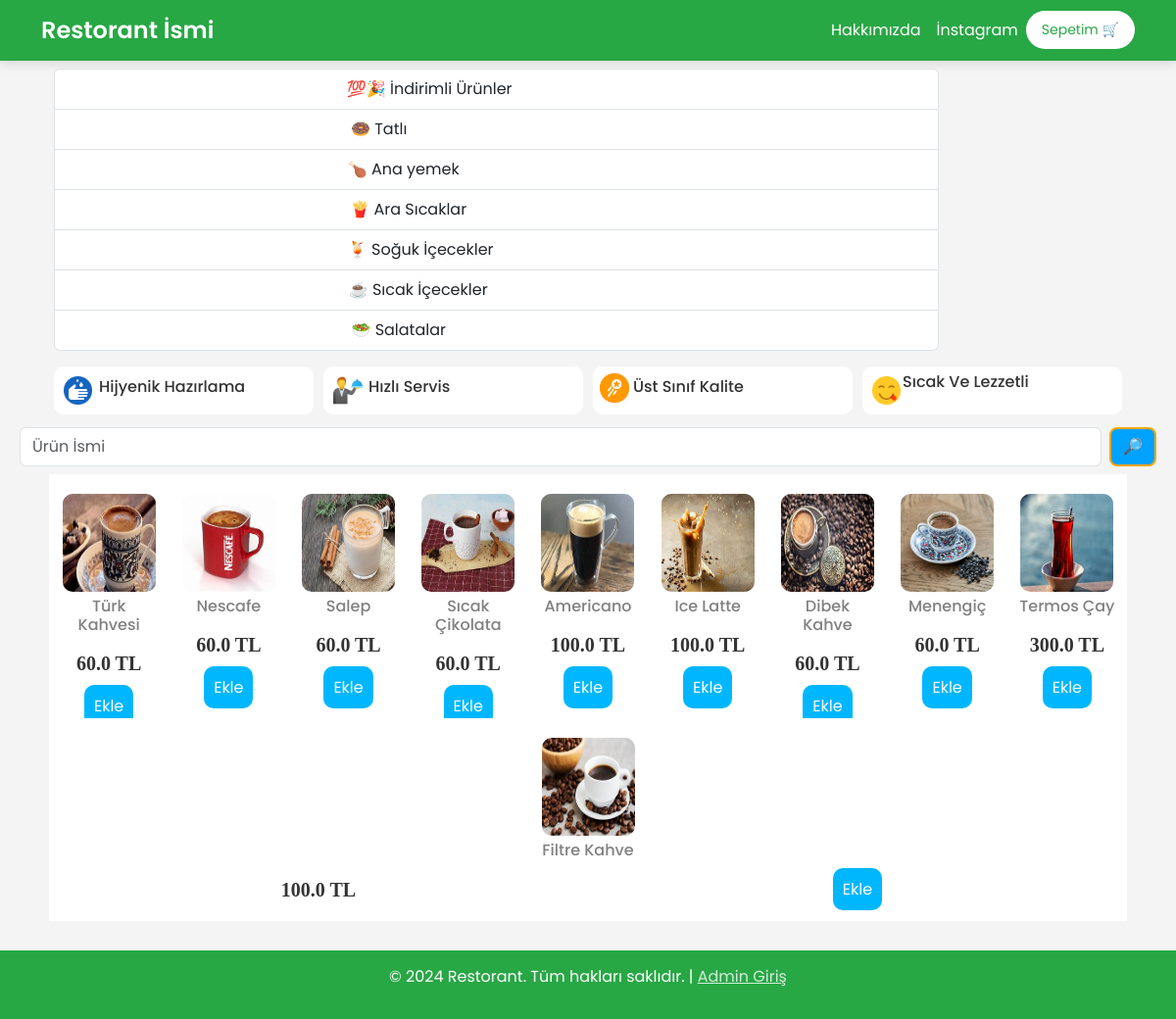
The app's page /hotdrinks, older data.
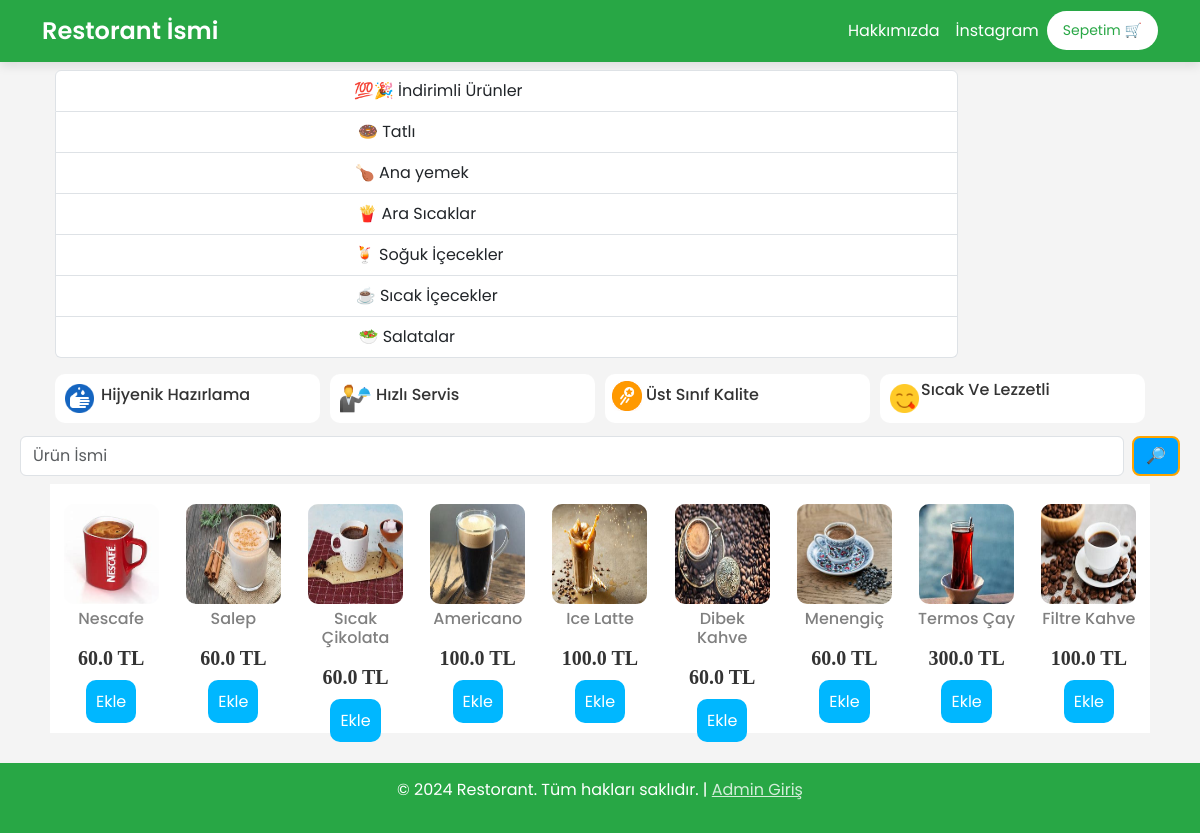
The same page, newer data.
### website/models.py (models this page shows, shortened)
class Product(db.Model):
    id = db.Column(db.Integer, primary_key=True)
    product_name = db.Column(db.String(100), nullable=False)
    current_price = db.Column(db.Float, nullable=False)
    previous_price = db.Column(db.Float, nullable=False)
    in_stock = db.Column(db.Integer, nullable=False)
    product_picture = db.Column(db.String(1000), nullable=False)
    flash_sale = db.Column(db.Boolean, default=False)
    date_added = db.Column(db.DateTime, default=datetime.utcnow)
    salad = db.Column(db.Boolean, default=False)
    main = db.Column(db.Boolean, default=False)
    colddrink = db.Column(db.Boolean, default=False)
    hotdrink = db.Column(db.Boolean, default=False)
    desert = db.Column(db.Boolean, default=False)
    sneak = db.Column(db.Boolean, default=False)
    Solded = db.Column(db.Integer, default=0)
    carts = db.relationship('Cart', backref=db.backref('product', lazy=True))
    orders = db.relationship('Order', backref=db.backref('product', lazy=True))

### website/views.py (the view)
@views.route("/hotdrinks")
def hotdrinks():
    items = Product.query.filter_by(hotdrink=True)
    return render_template('hotdrinks.html', items=items, cart=Cart.query.filter_by(customer_link=current_user.id).all()
                           if current_user.is_authenticated else [])

### website/templates/hotdrinks.html (shortened to what this page needs)
{% extends 'base.html' %}
{% block body %}
<div class="container text-center">
    <div class="row" style="margin: 5px; margin-left:-2px; margin-right:-2px;">
      <div class="col " style="margin: 3px;">
        <div class="list-group" id="right1">
            <a href="/" class="list-group-item list-group-item-action">
                <span class="link-name" >💯🎉  İndirimli Ürünler</span>
            </a>
            <a href="/deserts" class="list-group-item list-group-item-action">
                <span class="link-name" >🍩  Tatlı</span>
            </a>
            <a href="/mainmenu" class="list-group-item list-group-item-action">
                <span class="link-name">🍗 Ana yemek</span>
            </a>
            <a href="/sneaks" class="list-group-item list-group-item-action">
                <span class="button">🍟 Ara Sıcaklar</span>
            </a>
            <a href="/colddrinks" class="list-group-item list-group-item-action">
                <span class="button">🍹 Soğuk İçecekler</span>
            </a>
            <a href="/hotdrinks" class="list-group-item list-group-item-action">
                <span class="button">☕ Sıcak İçecekler</span>
            </a>
            <a href="/salads" class="list-group-item list-group-item-action">
                <span class="button">🥗  Salatalar</span>
            </a>
        </div>
      </div>
      <div class="col-md-2">
        </div>
      </div>
    </div>
<div class="container text-center">
    <div class="row" style="margin: 8px;">
        <div class="col" style="display: flex; background-color: white; border-radius: 10px; padding: 7px; margin: 5px;">
            <img src="../static/images/techweek.png" alt="" style="width: 35px; height: 35px;">
            <h6 style="margin: 4px">Hijyenik Hazırlama </h6>
        </div>
        <div class="col" style="display: flex; background-color: white; border-radius: 10px; padding: 7px; margin: 5px;">
            <img src="../static/images/FreeDelivery.png" alt="" style="width: 35px; height: 35px;">
            <h6 style="margin: 4px">Hızlı Servis</h6>
        </div>
        <div class="col" style="display: flex; background-color: white; border-radius: 10px; padding: 7px; margin: 5px;">
            <img src="../static/images/food.png" alt="" style="width: 30px; height: 30px;">
            <h6 style="margin: 4px">Üst Sınıf Kalite</h6>
        </div>
        <div class="col" style="display: flex; background-color: white; border-radius: 10px; padding: 7px; margin: 5px;">
            <img src="../static/images/airtime.png" alt="" style="width: 35px; height: 35px;">
            <h6 style="margin: -1px">Sıcak Ve Lezzetli</h6>
        </div>
    </div>
</div>
<form class="d-flex" role="search" action="/search" style="margin-left:20px; margin-right:20px;" method="POST">
    <input class="form-control me-2" name="search" type="search" placeholder="Ürün İsmi" aria-label="Search">
    <button class="btn" type="submit">🔎</button>
  </form>
<div class="container text-center">
    <div class="row" style="margin: 8px; border-radius: 10px; background-color: rgb(219, 219, 218);" id="column">
        {% for item in items %}
        <div class="col" style=" background-color: rgb(255, 255, 255);">
            <img src="{{ item.product_picture }}" alt="" style="height: 100px; width: 95px; border-radius: 10px; margin-top:20px;">
            <div class="row" style="margin-top: 5px;">
                <h6 style="color: gray;">{{ item.product_name }}</h6>
            </div>
            <div class="row" style="margin-top: 10px;">
                <div class="col">
                    <h5 style="font-weight: 600; font-family: 'Times New Roman', Times, serif; margin-bottom: 20px;">{{ item.current_price }} TL</h5>
                </div>
                <div class="col">
                    <a href="/add-to-cart/{{ item.id }}">Ekle</a>
                </div>
            </div>
        </div>
        {% endfor %}
    </div>
</div>
{% endblock %}

### website/templates/base.html (shortened to what this page needs)
<!DOCTYPE html>
<html lang="tr">
<head>
    <link rel="stylesheet" href="https://cdn.jsdelivr.net/npm/bootstrap@5.3.1/dist/css/bootstrap.min.css">
    <link rel="stylesheet" href="{{ url_for('static', filename='css/style.css') }}">
</head>
<body>
    <nav class="navbar navbar-expand-lg">
        <div class="container">
            <a class="navbar-brand" href="/">Restorant İsmi</a>
            <div class="collapse navbar-collapse" id="navbarMenu">
                <ul class="navbar-nav ms-auto">
                    <li class="nav-item">
                        <a class="nav-link" href="#">Hakkımızda</a>
                    </li>
                    <li class="nav-item">
                        <a class="nav-link" href="https://www.instagram.com/">İnstagram</a>
                    </li>
                    <li class="nav-item">
                        <a class="btn btn-cart" href="/cart">Sepetim 🛒</a>
                    </li>
                </ul>
            </div>
        </div>
    </nav>
    {% block body %}{% endblock %}
    <footer>
        <p>© 2024 Restorant. Tüm hakları saklıdır. | <a href="/login" style="color: #d4edda;">Admin Giriş</a></p>
    </footer>
</body>
</html>

### website/static/css/style.css (style rules this page uses)
.d-flex .btn { background: rgb(0, 162, 255); border: 2px solid orange; border-radius: 8px; color: #fff; }
.container .row .col .row .col a { background-color: rgb(0, 183, 255); padding: 10px; border-radius: 10px; text-decoration: none; color: white; }

### website/templates/base.html (style rules this page uses)
body { font-family: 'Poppins', sans-serif; background-color: #f4f4f4; color: #333; margin: 0; padding: 0; }
.navbar { background-color: #28a745; box-shadow: 0px 4px 10px rgba(0, 0, 0, 0.1); }
.navbar-brand { font-size: 24px; font-weight: 600; color: white !important; }
.nav-link { color: white !important; transition: 0.3s; }
.btn-cart { background-color: white; color: #28a745; border-radius: 50px; padding: 8px 15px; font-size: 14px; transition: 0.3s; }
footer { background-color: #28a745; color: white; text-align: center; padding: 15px 0; margin-top: 30px; }

Row changes from the older to the newer data that the page shows:
removed Product: product_picture (picture), product_name "Türk Kahvesi", current_price "60.0"
